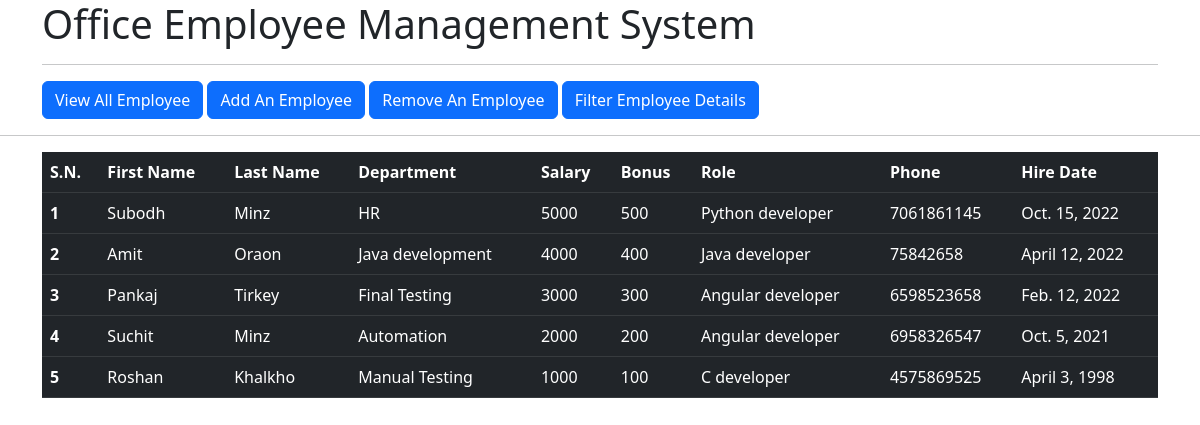
Page /all_emp/ on the committed database.
### app/models.py (models this page shows)
class Employee(models.Model):
    first_name = models.CharField(max_length=100, null=False)
    last_name = models.CharField(max_length=100)
    dept = models.ForeignKey(Department, on_delete=models.CASCADE)
    salary = models.IntegerField(default=0)
    bonus = models.IntegerField(default=0)
    role = models.ForeignKey(Role, on_delete=models.CASCADE)
    phone = models.IntegerField(default=0)
    hire_date = models.DateField()

class Department(models.Model):
    name = models.CharField(max_length=100,null=False)
    location = models.CharField(max_length=100)
    def __str__(self):
        return self.name

class Role(models.Model):
    name = models.CharField(max_length=100, null=False)
    def __str__(self):
        return self.name

### app/views.py (the view)
# urls.py: path('all_emp/', views.all_emp, name='all_emp'),
def all_emp(request):
    employees = Employee.objects.all()
    return render(request, 'app/all_emp.html', {'employees':employees})

### app/templates/app/all_emp.html
{% extends 'app/base.html' %}
{% block main %}
    <div class="container">
        <table class="table table-dark ">
            <thead>
                <tr>
                  <th scope="col">S.N.</th>
                  <th scope="col">First Name</th>
                  <th scope="col">Last Name</th>
                  <th scope="col">Department</th>
                  <th scope="col">Salary</th>
                  <th scope="col">Bonus</th>
                  <th scope="col">Role</th>
                  <th scope="col">Phone</th>
                  <th scope="col">Hire Date</th>
                </tr>
            </thead>
            <tbody>
                {% for employee in employees %}
                <tr>
                  <th scope="row">{{forloop.counter}}</th>
                  <td>{{employee.first_name}}</td>
                  <td>{{employee.last_name}}</td>
                  <td>{{employee.dept}}</td>
                  <td>{{employee.salary}}</td>
                  <td>{{employee.bonus}}</td>
                  <td>{{employee.role}}</td>
                  <td>{{employee.phone}}</td>
                  <td>{{employee.hire_date}}</td>
                </tr>
                {% endfor %}
            </tbody>
        </table>
    </div>
{% endblock main %}

### app/templates/app/base.html (shortened to what this page needs)
<!DOCTYPE html>
<html lang="en">
<head>
    <link href="https://cdn.jsdelivr.net/npm/bootstrap@5.2.2/dist/css/bootstrap.min.css" rel="stylesheet">
</head>
<body>
    <div class="container">
        <h1>Office Employee Management System</h1>
        <hr>
        <div class="buttons">
            <a type="button" href="{% url 'all_emp' %}"><button type="button" class="btn btn-primary">View All Employee</button></a>
            <a type="button" href="{% url 'add_emp' %}"><button type="button" class="btn btn-primary">Add An Employee</button></a>
            <a type="button" href="{% url 'remove_emp' %}"><button type="button" class="btn btn-primary">Remove An Employee</button></a>
            <a type="button" href="{% url 'filter_emp' %}"><button type="button" class="btn btn-primary">Filter Employee Details</button></a>
        </div>
    </div>
    <hr>
    {% block main %}{% endblock main %}
</body>
</html>

### rows in the picture
Employee: first_name "Subodh", last_name "Minz", dept "HR", salary "5000", bonus "500", role "Python developer", phone "7061861145", hire_date "Oct. 15, 2022"
Employee: first_name "Amit", last_name "Oraon", dept "Java development", salary "4000", bonus "400", role "Java developer", phone "75842658", hire_date "April 12, 2022"
Employee: first_name "Pankaj", last_name "Tirkey", dept "Final Testing", salary "3000", bonus "300", role "Angular developer", phone "6598523658", hire_date "Feb. 12, 2022"
Employee: first_name "Suchit", last_name "Minz", dept "Automation", salary "2000", bonus "200", role "Angular developer", phone "6958326547", hire_date "Oct. 5, 2021"
Employee: first_name "Roshan", last_name "Khalkho", dept "Manual Testing", salary "1000", bonus "100", role "C developer", phone "4575869525", hire_date "April 3, 1998"
